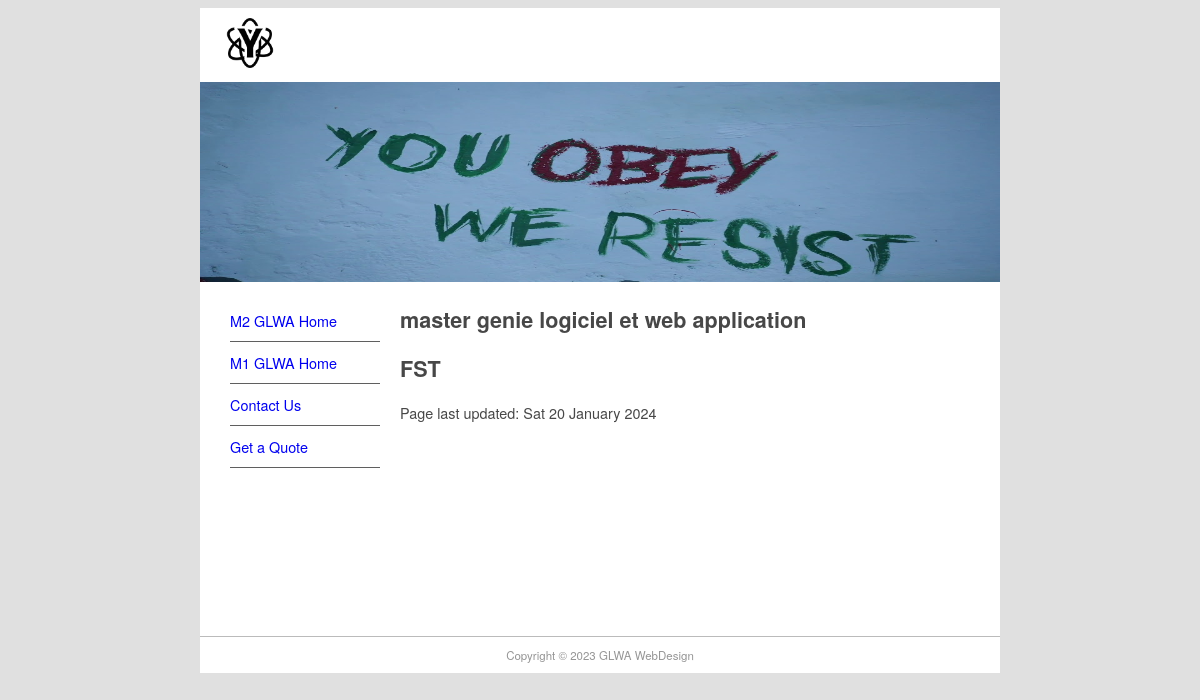
The app's page /, older data.
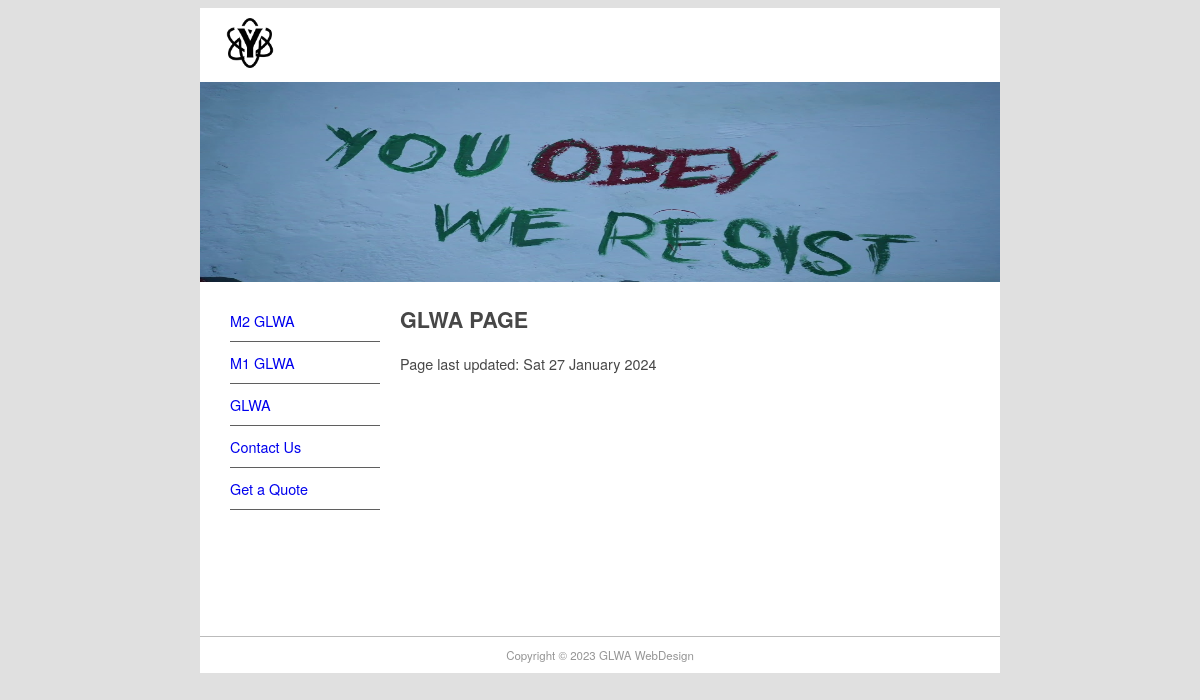
The same page, newer data.
### pages/models.py (models this page shows, shortened)
class Page(models.Model):
    title=models.CharField(max_length=60)
    permalink=models.CharField(max_length=12,unique=True)
    updatedate=models.DateTimeField(verbose_name="Last Update")
    bodytext = models.TextField("page content",blank=True)

### pages/views.py (the view)
# urls.py: path('', include('pages.urls'), name="index_pages"),
def index_pages(request, pagename):
    pagename = '/' + pagename
    pg = get_object_or_404(Page, permalink=pagename)
    context = {
        'title': pg.title,
        'content': pg.bodytext,
        'last_updated': pg.updatedate,
        'page_list': Page.objects.all(),
    }
    return render(request, 'pages/page.html', context)

### pages/templates/pages/page.html (shortened to what this page needs)
{% extends "base.html" %}
{% block sidenav %}
    {% for page in page_list %}
        <li>
            <a href="{{ page.permalink }}">{{ page.title }}</a>
        </li>
    {% endfor %}
{% endblock sidenav %}
{% block content %}
    {% autoescape off %}
        {{ content }}
    {% endautoescape %}
    <p>
        Page last updated: {{ last_updated|date:'D d F Y' }}
    </p>
{% endblock content %}

### myfirstwebsite/templates/base.html (shortened to what this page needs)
{% load static %}
<!doctype html>
<html>
<head>
    <link href="{% static 'css/main.css' %}" rel="stylesheet" type="text/css">
</head>
<body>
<div id="wrapper">
    <header id="header">
        <div id="logo"><img src="{% static 'logo.png' %}" width="80" alt=""/></div>
        <div id="topbanner"><img src="{% static 'top_banner.png' %}"
                                 width="800" height="200" alt=""/></div>
    </header>
    <aside id="leftsidebar">
        <nav id="nav">
            <ul>
                {% block sidenav %}{% endblock sidenav %}
                <li><a href="/contact">Contact Us</a></li>
            <li><a href="quote/">Get a Quote</a></li>
            </ul>
        </nav>
    </aside>
    <section id="main">
        {% block content %}{% endblock content %}
    </section>
    <footer id="footer">Copyright &copy; 2023 GLWA WebDesign</footer>
</div>
</body>
</html>

### myfirstwebsite/static/css/main.css (style rules this page uses)
#header { border-style: none; width: 800px; height: auto; }
#wrapper { margin-top: 0px; margin-left: auto; margin-right: auto; background-color: #FFFFFF; width: 800px; }
body { background-color: #E0E0E0; font-family: Gotham, "Helvetica Neue", Helvetica, Arial, sans-serif; font-size: 0.9em; text-align: justify; color: #474747; }
#footer { text-align: center; font-size: 0.8em; margin-top: 5px; padding-top: 10px; padding-bottom: 10px; background-color: #FFFFFF; border-top: thin solid #BBBBBB; clear: both; color: #969696; }
#nav li { padding-top: 10px; padding-bottom: 10px; font-size: 1em; list-style-type: none; border-bottom: thin solid #5F5F5F; color: #4C4C4C; left: 0px; list-style-position: inside; margin-left: -10px; }
#nav li a { text-decoration: none; }
#leftsidebar { width: 180px; height: 350px; float: left; }
#main { width: 560px; float: left; margin-left: 20px; margin-right: 10px; padding-right: 10px; }
#logo { padding: 10px; }

Row changes from the older to the newer data that the page shows:
changed Page: title "M2 GLWA Home" → "M2 GLWA"
changed Page: title "M1 GLWA Home" → "M1 GLWA"
added Page: title "GLWA", bodytext "GLWA PAGE", updatedate "Sat 27 January 2024"
Text that changed along with them:
{{ content }}: "master genie logiciel et web application FST" → "GLWA PAGE"
{{ last_updated|date:'D d F Y' }}: "Sat 20 January 2024" → "Sat 27 January 2024"
